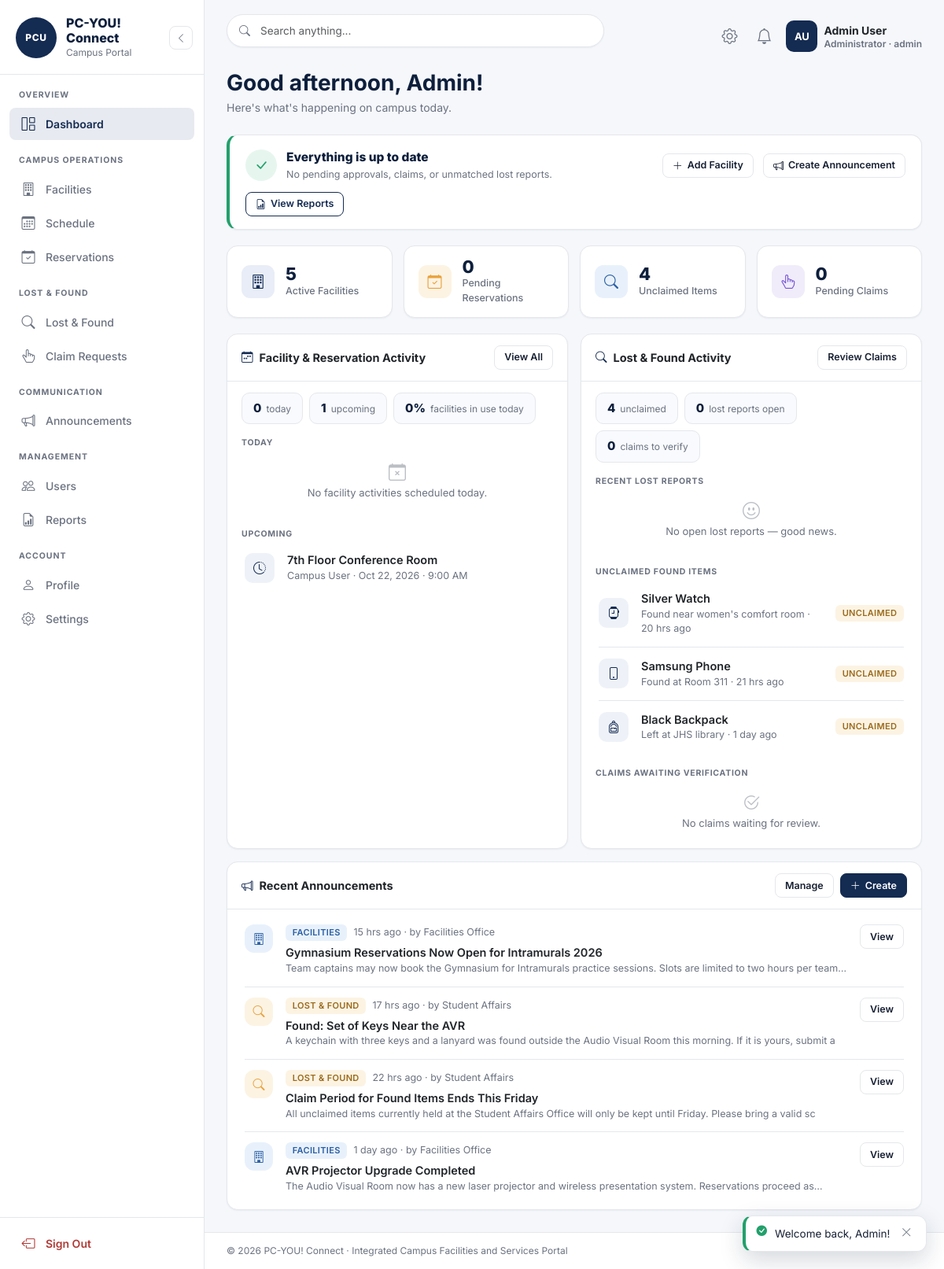
Page /admin/dashboard.php (signed in) on the committed database.
### tables this page shows
CREATE TABLE `facility_reservations` (
  `id` int(11) NOT NULL,
  `user_id` int(11) NOT NULL,
  `facility_id` int(11) NOT NULL,
  `purpose` varchar(160) NOT NULL,
  `res_date` date NOT NULL,
  `start_time` time NOT NULL,
  `end_time` time NOT NULL,
  `notes` text DEFAULT NULL,
  `attachments` text DEFAULT NULL,
  `status` enum('pending','approved','rejected','cancelled','completed') NOT NULL DEFAULT 'pending',
  `remarks` varchar(255) DEFAULT NULL,
  `decided_by` int(11) DEFAULT NULL,
  `decided_at` datetime DEFAULT NULL,
  `created_at` timestamp NOT NULL DEFAULT current_timestamp()
);

CREATE TABLE `facilities` (
  `id` int(11) NOT NULL,
  `name` varchar(120) NOT NULL,
  `description` text DEFAULT NULL,
  `location` varchar(150) DEFAULT NULL,
  `status` enum('available','maintenance','unavailable') NOT NULL DEFAULT 'available',
  `image` varchar(255) DEFAULT NULL,
  `created_at` timestamp NOT NULL DEFAULT current_timestamp()
);

CREATE TABLE `lost_found_items` (
  `id` int(11) NOT NULL,
  `reporter_id` int(11) DEFAULT NULL,
  `report_type` enum('found','lost') NOT NULL DEFAULT 'found',
  `item_name` varchar(140) NOT NULL,
  `category` enum('electronics','id_card','accessories','bags','keys','documents','clothing','books','other') NOT NULL DEFAULT 'other',
  `description` text DEFAULT NULL,
  `location_found` varchar(160) DEFAULT NULL,
  `date_found` date NOT NULL,
  `status` enum('unclaimed','claimed','turned_in','searching','reunited') NOT NULL DEFAULT 'unclaimed',
  `claimed_by` varchar(140) DEFAULT NULL,
  `image` varchar(255) DEFAULT NULL,
  `created_at` timestamp NOT NULL DEFAULT current_timestamp(),
  `updated_at` timestamp NOT NULL DEFAULT current_timestamp() ON UPDATE current_timestamp()
);

CREATE TABLE `announcements` (
  `id` int(11) NOT NULL,
  `author_id` int(11) DEFAULT NULL,
  `author_label` varchar(100) DEFAULT NULL,
  `title` varchar(200) NOT NULL,
  `content` text NOT NULL,
  `category` enum('facilities','lost_found') NOT NULL DEFAULT 'facilities',
  `event_date` date DEFAULT NULL,
  `priority` enum('normal','high') NOT NULL DEFAULT 'normal',
  `status` enum('published','archived') NOT NULL DEFAULT 'published',
  `views` int(11) NOT NULL DEFAULT 0,
  `image` varchar(255) DEFAULT NULL,
  `created_at` timestamp NOT NULL DEFAULT current_timestamp(),
  `updated_at` timestamp NOT NULL DEFAULT current_timestamp() ON UPDATE current_timestamp()
);

### admin/dashboard.php (the view, shortened to what the rows shown need)
<?php
 $resUpcoming = db()->query("SELECT r.*, f.name AS facility, CONCAT(u.first_name,' ',u.last_name) requester
    FROM facility_reservations r JOIN facilities f ON f.id=r.facility_id JOIN users u ON u.id=r.user_id
    WHERE r.status='approved' AND r.res_date>CURDATE() ORDER BY r.res_date, r.start_time LIMIT 4")->fetchAll();
 $unclItems = db()->query("SELECT * FROM lost_found_items WHERE report_type='found' AND status='unclaimed' ORDER BY created_at DESC LIMIT 3")->fetchAll();
 $anns = db()->query("SELECT a.*, COALESCE(NULLIF(a.author_label,''), CONCAT(u.first_name,' ',u.last_name), 'Admin Office') AS author
    FROM announcements a LEFT JOIN users u ON u.id=a.author_id WHERE a.status='published'
    ORDER BY a.created_at DESC LIMIT 4")->fetchAll();
require_once '../includes/header.php';
?>
<div class="dash-wrap">
  <div class="row g-3 mb-3">
    <div class="col-lg-6">
      <div class="card h-100">
        <div class="list-body pt-0">
          <?php if (!$resUpcoming): ?>
            <div class="empty-sm"><i class="bi bi-calendar-plus"></i>No upcoming reservations yet.</div>
          <?php else: foreach ($resUpcoming as $r): ?>
            <div class="d-flex align-items-center gap-3 row-sep">
              <span class="item-thumb"><i class="bi bi-clock-history"></i></span>
              <div class="flex-grow-1">
                <div class="fw-semibold"><?= e($r['facility']) ?></div>
                <div class="muted-sm"><?= e($r['requester']) ?> · <?= fmt_date($r['res_date']) ?> · <?= fmt_time12($r['start_time']) ?></div>
              </div>
            </div>
          <?php endforeach; endif; ?>
        </div>
      </div>
    </div>
    <div class="col-lg-6">
      <div class="card h-100">
        <div class="list-body pt-0">
          <?php if (!$unclItems): ?>
            <div class="empty-sm"><i class="bi bi-inbox"></i>Nothing waiting to be claimed.</div>
          <?php else: foreach ($unclItems as $i): ?>
            <div class="d-flex align-items-center gap-3 row-sep">
              <span class="item-thumb <?= lf_tint($i['category']) ?>"><i class="bi <?= lf_icon($i['category'], $i['item_name']) ?>"></i></span>
              <div class="flex-grow-1">
                <div class="fw-semibold"><?= e($i['item_name']) ?></div>
                <div class="muted-sm"><?= e($i['location_found']) ?> · <?= time_ago($i['created_at']) ?></div>
              </div>
              <?= badge($i['status']) ?>
            </div>
          <?php endforeach; endif; ?>
        </div>
      </div>
    </div>
  </div>
  <div class="card">
    <div class="list-body">
      <?php if (!$anns): ?>
        <div class="empty-sm"><i class="bi bi-megaphone"></i>No announcements published yet.</div>
      <?php else: foreach ($anns as $a): ?>
        <div class="d-flex gap-3 row-sep align-items-start">
          <span class="stat-icon <?= ann_tint($a['category']) ?>" style="width:36px;height:36px;font-size:15px"><i class="bi <?= ann_icon($a['category']) ?>"></i></span>
          <div class="flex-grow-1 overflow-hidden">
            <div class="d-flex align-items-center gap-2 mb-1 flex-wrap">
              <?= badge($a['category']) ?>
              <span class="muted-sm"><?= time_ago($a['created_at']) ?> · by <?= e($a['author']) ?></span>
            </div>
            <div class="fw-semibold"><?= e($a['title']) ?></div>
            <div class="muted-sm" style="display:-webkit-box;-webkit-line-clamp:1;-webkit-box-orient:vertical;overflow:hidden"><?= e(mb_substr(strip_tags($a['content']), 0, 120)) ?></div>
          </div>
          <a class="btn btn-ghost btn-sm d-none d-md-inline-flex" href="announcements.php">View</a>
        </div>
      <?php endforeach; endif; ?>
    </div>
  </div>
</div>
<?php require_once '../includes/footer.php'; ?>

### includes/functions.php (shortened to what the rows shown need)
<?php
require_once __DIR__ . '/../config/database.php';
function e($v): string { return htmlspecialchars((string)$v, ENT_QUOTES, 'UTF-8'); }
function time_ago(?string $dt): string {
    $d = time() - strtotime($dt);
    if ($d < 86400)  { $h = floor($d / 3600); return $h . ($h == 1 ? ' hr' : ' hrs') . ' ago'; }
    if ($d < 604800) { $x = floor($d / 86400); return $x . ($x == 1 ? ' day' : ' days') . ' ago'; }
    return date('M j, Y', strtotime($dt));
}
function fmt_date($d): string   { return $d ? date('M j, Y', strtotime($d)) : '—'; }
function fmt_time12($t): string { return $t ? date('g:i A', strtotime($t)) : '—'; }
function badge(string $s): string {
    static $map = [
        'available'=>['soft-success','AVAILABLE'],'maintenance'=>['soft-warning','MAINTENANCE'],'unavailable'=>['soft-danger','UNAVAILABLE'],
        'pending'=>['soft-warning','PENDING'],'approved'=>['soft-success','APPROVED'],'rejected'=>['soft-danger','REJECTED'],
        'cancelled'=>['soft-secondary','CANCELLED'],'completed'=>['soft-info','COMPLETED'],'upcoming'=>['soft-primary','UPCOMING'],
        'unclaimed'=>['soft-warning','UNCLAIMED'],'claimed'=>['soft-success','CLAIMED'],'turned_in'=>['soft-purple','TURNED IN'],
        'searching'=>['soft-warning','SEARCHING'],'reunited'=>['soft-primary','REUNITED'],
        'found'=>['soft-info','FOUND'],'lost'=>['soft-danger','LOST'],
        'facilities'=>['soft-info','FACILITIES'],'lost_found'=>['soft-warning','LOST & FOUND'],
        'electronics'=>['soft-secondary','Electronics'],'id_card'=>['soft-secondary','ID / Cards'],
        'accessories'=>['soft-secondary','Accessories'],'bags'=>['soft-secondary','Bags'],'keys'=>['soft-secondary','Keys'],
        'clothing'=>['soft-secondary','Clothing'],'documents'=>['soft-secondary','Documents'],'books'=>['soft-secondary','Books'],
        'other'=>['soft-secondary','Other'],
        'published'=>['soft-success','Published'],'archived'=>['soft-secondary','Archived'],
        'active'=>['soft-success','Active'],'inactive'=>['soft-secondary','Inactive'],
    ];
    [$c, $l] = $map[$s] ?? ['soft-secondary', ucwords(str_replace('_', ' ', $s))];
    return '<span class="badge badge-soft ' . $c . '">' . e($l) . '</span>';
}
function lf_icon(string $cat, string $name = ''): string {
    $n = mb_strtolower($name);
    if (str_contains($n, 'watch'))   return 'bi-smartwatch';
    if (str_contains($n, 'phone') || str_contains($n, 'samsung') || str_contains($n, 'iphone')) return 'bi-phone';
    if (str_contains($n, 'backpack') || str_contains($n, 'bag')) return 'bi-backpack';
    return ['electronics'=>'bi-phone','id_card'=>'bi-person-badge','accessories'=>'bi-smartwatch',
            'bags'=>'bi-backpack','keys'=>'bi-key','clothing'=>'bi-handbag',
            'documents'=>'bi-file-earmark-text','books'=>'bi-journal-book'][$cat] ?? 'bi-box-seam';
}
function lf_tint(string $c): string {
    return ['electronics'=>'icon-info','id_card'=>'icon-info','accessories'=>'icon-info','bags'=>'icon-danger',
            'keys'=>'icon-warning','clothing'=>'icon-navy','documents'=>'icon-warning','books'=>'icon-success'][$c] ?? 'icon-navy';
}
function ann_icon(string $c): string {
    return ['facilities'=>'bi-building','lost_found'=>'bi-search'][$c] ?? 'bi-megaphone';
}
function ann_tint(string $c): string {
    return ['facilities'=>'icon-info','lost_found'=>'icon-warning'][$c] ?? 'icon-navy';
}

### rows in the picture
facility_reservations: facility.name "7th Floor Conference Room", requester "Campus User", res_date "Oct 22, 2026", start_time "9:00 AM"
lost_found_items: item_name "Silver Watch", location_found "Found near women's comfort room", created_at "20 hrs ago", l "UNCLAIMED"
lost_found_items: item_name "Samsung Phone", location_found "Found at Room 311", created_at "21 hrs ago", l "UNCLAIMED"
lost_found_items: item_name "Black Backpack", location_found "Left at JHS library", created_at "1 day ago", l "UNCLAIMED"
announcements: l "FACILITIES", created_at "15 hrs ago", author "Facilities Office", title "Gymnasium Reservations Now Open for Intramurals 2026", content "Team captains may now book the Gymnasium for Intramurals practice sessions. Slots are limited to two hours per…"
announcements: l "LOST & FOUND", created_at "17 hrs ago", author "Student Affairs", title "Found: Set of Keys Near the AVR", content "A keychain with three keys and a lanyard was found outside the Audio Visual Room this morning. If it is yours, submit a"
announcements: l "LOST & FOUND", created_at "22 hrs ago", author "Student Affairs", title "Claim Period for Found Items Ends This Friday", content "All unclaimed items currently held at the Student Affairs Office will only be kept until Friday. Please bring a valid sc"
announcements: l "FACILITIES", created_at "1 day ago", author "Facilities Office", title "AVR Projector Upgrade Completed", content "The Audio Visual Room now has a new laser projector and wireless presentation system. Reservations proceed…"

### other values in the picture
$ini "AU"
$navUser['name'] "Admin User"
$navUser['user_id'] "admin"
$statFacAvail "5"
$pendRes "0"
$statUncl "4"
$pendClm "0"
$todayCount "0"
$upcomingCount "1"
$util "0"
$lostOpen "0"
